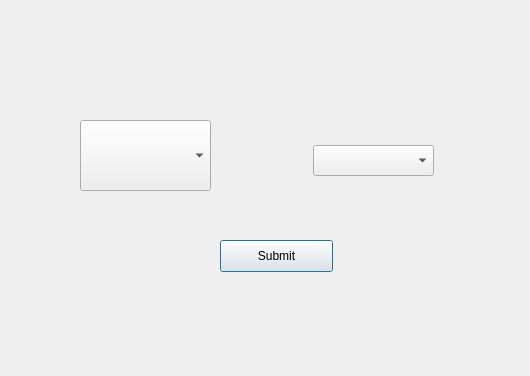
<?xml version="1.0" encoding="UTF-8"?>
<ui version="4.0">
 <class>Dialog</class>
 <widget class="QDialog" name="Dialog">
  <property name="geometry">
   <rect>
    <x>0</x>
    <y>0</y>
    <width>530</width>
    <height>376</height>
   </rect>
  </property>
  <property name="windowTitle">
   <string>Dialog</string>
  </property>
  <widget class="QComboBox" name="comboX">
   <property name="geometry">
    <rect>
     <x>80</x>
     <y>120</y>
     <width>131</width>
     <height>71</height>
    </rect>
   </property>
  </widget>
  <widget class="QComboBox" name="comboY">
   <property name="geometry">
    <rect>
     <x>313</x>
     <y>145</y>
     <width>121</width>
     <height>31</height>
    </rect>
   </property>
  </widget>
  <widget class="QPushButton" name="Submit">
   <property name="geometry">
    <rect>
     <x>220</x>
     <y>240</y>
     <width>113</width>
     <height>32</height>
    </rect>
   </property>
   <property name="text">
    <string>Submit</string>
   </property>
  </widget>
 </widget>
 <resources/>
 <connections/>
</ui>
